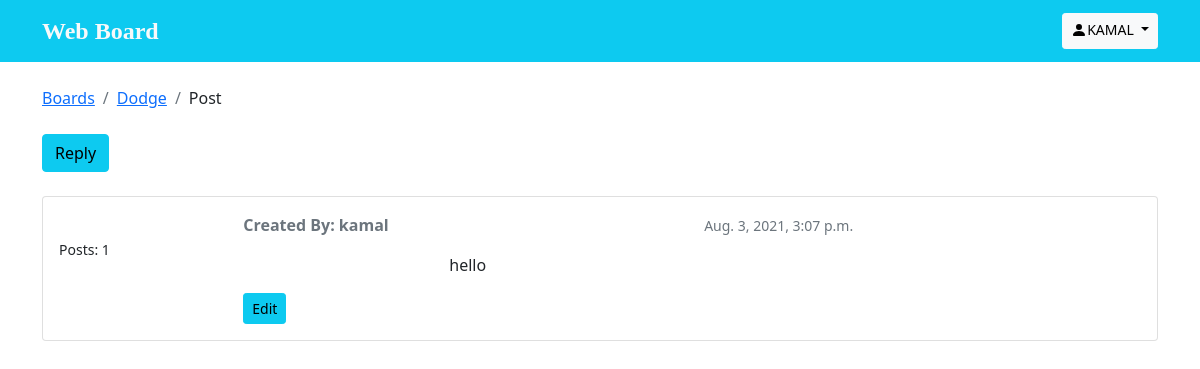
The page /Dodge/Flask/post/41/ (signed in) on the database its author committed.
### boards/models.py (models this page shows, shortened)
class Topic(models.Model):
    subject = models.CharField(max_length=99)
    created_at = models.DateTimeField(auto_now_add=True)
    board = models.ForeignKey(Board, on_delete=models.CASCADE, related_name='topics')
    starter = models.ForeignKey(User, on_delete= models.CASCADE, related_name='topics')
    message = models.TextField(max_length=250)

class Board(models.Model):
    name = models.CharField(max_length=99, unique=True)
    description = models.CharField(max_length=200)
    def __str__(self):
        return self.name

class Post(models.Model):
    message = models.TextField(max_length=250)
    topic = models.ForeignKey(Topic, on_delete=models.CASCADE, related_name='post_topic')
    created_at = models.DateTimeField(auto_now_add=True)
    updated_at = models.DateTimeField(null=True)
    created_by = models.ForeignKey(User, on_delete= models.CASCADE, related_name='post')
    updated_by = models.ForeignKey(User, on_delete= models.CASCADE,null=True, related_name='+' )

### boards/views.py (the view)
# urls.py: url(r'^(?P<board_name>[\w\-\ ]+)/(?P<topic_subject>[\w\-\ ]+)/post/(?P<topic_pk>\d+)/$', views.post, name='topic-post'),
def post(request, board_name,  topic_subject, topic_pk):
    topic = Topic.objects.get(pk=topic_pk)
    ctx = {'topic': topic, 'login_form':loginform, 'signup_form': signupform}
    return render(request, 'topic_post.html', ctx )

### templates/topic_post.html (shortened to what this page needs)
{% extends 'base.html' %}
{% load custom_tags %}
{% block content %}
<div class="container">
  <ol class="breadcrumb my-4">
    <li class="breadcrumb-item"> <a href="{% url 'boards:home' %}"> Boards</a></li>
    <li class="breadcrumb-item "> <a href="{% url 'boards:topic-list' topic.board %}">{{topic.board}}</a></li>
    <li class="breadcrumb-item">Post</li>
  </ol>
<div class="mb-4">
  <a href="#" class="btn btn-info" role="button">Reply</a>
</div>
{% for item in topic.post_topic.all %}
<div class="card mb-2">
  <div class="card-body p-3">
    <div class="row">
      <div class="col-2">
        <img src="https://img.icons8.com/ios/100/000000/user--v1.png" alt="{{ post.created_by.username }}" ><br>
        <small>Posts: {{ item.created_by.post.count }}</small>
      </div>
      <div class="col-10">
        <div class="row mb-3">
          <div class="col-6 ">
            <strong class="text-muted">Created By: {{ item.created_by.username }}</strong>
          </div>
          <div class="col-6 text-right">
            <small class="text-muted">{{ item.created_at }}</small>
          </div>
        </div>
        <div class="col-6 text-center ">
          <p>{{ item.message }}</p>
        </div>
        {% if item.created_by == user %}
          <div class="mt-3">
            <a href="#" class="btn btn-info btn-sm" role="button">Edit</a>
          </div>
        {% endif %}
      </div>
    </div>
  </div>
</div>
{% endfor %}
</div>
{% endblock %}

### templates/header.html (shortened to what this page needs)
<nav class="navbar navbar-light bg-info text-light p-2">
    <div class="container">
      <a class="navbar-brand text-light" href="{% url 'boards:home'%}" style="font-family: papyrus;  font-weight: bolder; font-size: 1.5rem;">Web Board</a>
    <div>
    {% if  user.is_authenticated %}
    <div class="btn-group">
      <button class="btn btn-light btn-sm dropdown-toggle" type="button" id="dropdownMenuClickableOutside" data-bs-toggle="dropdown" data-bs-auto-close="inside" aria-expanded="false">
        <svg xmlns="http://www.w3.org/2000/svg" width="16" height="18" fill="currentColor" class="bi bi-person-fill mb-2" viewBox="0 0 16 10">
          <path d="M3 14s-1 0-1-1 1-4 6-4 6 3 6 4-1 1-1 1H3zm5-6a3 3 0 1 0 0-6 3 3 0 0 0 0 6z"/>
        </svg>{{ request.user|upper}}
      </button>
    </div>
      {% else%}
      <btn class="btn bg-secondary btn-sm px-3 mx-2 text-decoration-none text-light" data-bs-toggle="modal"
      data-bs-target="#login">Log In</btn>
     <btn class="btn bg-primary btn-sm px-3 text-decoration-none text-light" data-bs-toggle="modal"
      data-bs-target="#signup">Sign Up</btn>
    {% endif%}
      </div>
    </div>
  </nav>

### rows shown on the page
Topic: board "Dodge"
Post: created_by.post.count "1", created_by.username "kamal", created_at "Aug. 3, 2021, 3:07 p.m.", message "hello", shows "Edit"

### other values the page prints
{{ request.user|upper }} "KAMAL"
